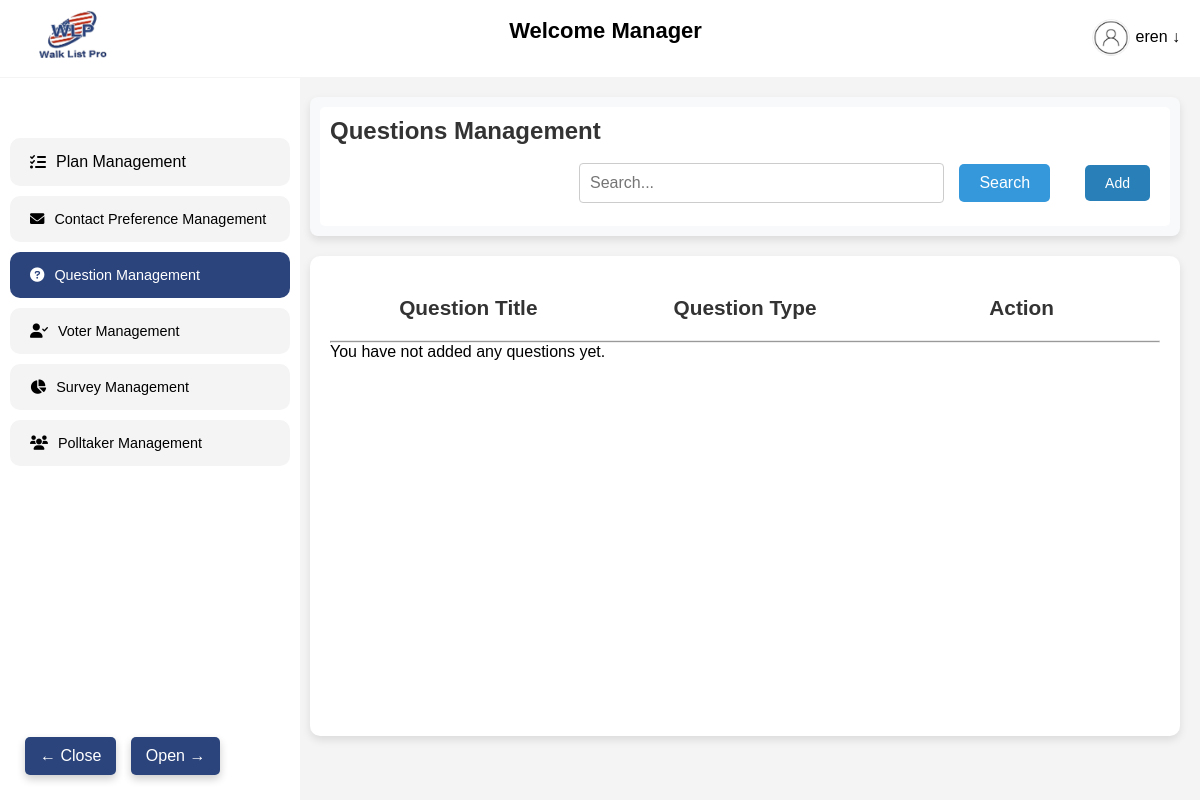
The app's page /view/ (signed in), older data.
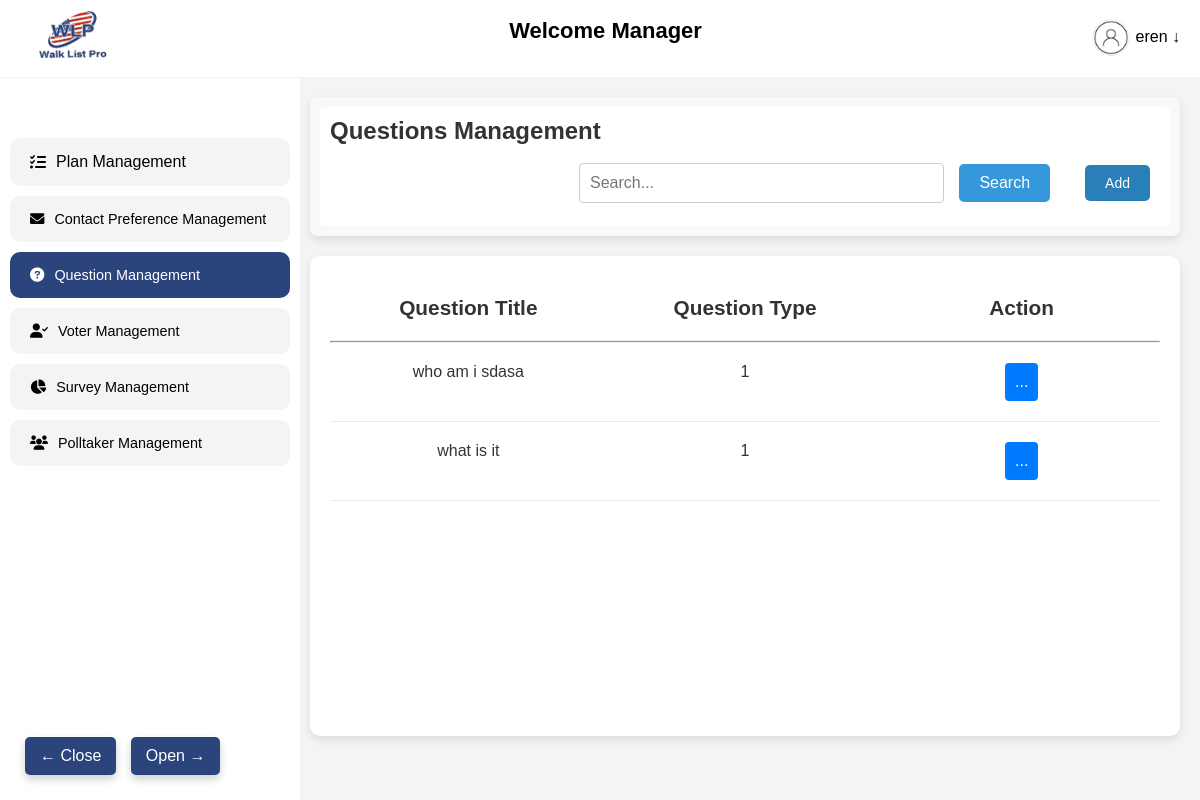
The same page, newer data.
### walkapp/models.py (models this page shows, shortened)
class Question(models.Model):
    QUESTION_TYPES = (
        ('mcq', 'Multiple Choice'),
        ('text', 'Open Text'),
        ('yesno', 'Yes/No'),
    )
    user = models.ForeignKey(User, on_delete=models.CASCADE)
    question_text = models.CharField(max_length=255)
    question_type = models.CharField(max_length=10, choices=QUESTION_TYPES)

### walkapp/views.py (the view)
# urls.py: path('view/', views.view_questions, name='view_questions'),  # New URL for viewing questions
@login_required
def view_questions(request):
    questions = Question.objects.filter(user=request.user)
    username = request.user.username if request.user.is_authenticated else None
    general_questions = GeneralQuestion.objects.all()  # Retrieve all GeneralQuestion instances
    return render(request, 'questions/view_questions.html', {
        'questions': questions,
        'username': username,
    })

### template/questions/view_questions.html (shortened to what the changed rows need)
{% extends 'base.html' %}
{% load static %}
{% block content %}
<link rel="stylesheet" href="https://cdnjs.cloudflare.com/ajax/libs/font-awesome/6.0.0-beta3/css/all.min.css">
</head>
<body>
    <div style="display: flex;">
        <div class="main-content">
            <div class="container">
                <div class="row">
                    <div class="cell" style="font-size: 1.3rem; font-weight: bold;">Question Title </div>
                    <div class="cell" style="font-size: 1.3rem; font-weight: bold;">Question Type</div>
                    <div class="cell" style="font-size: 1.3rem; font-weight: bold;">Action</div>
                </div>
                <hr>
                {% if questions %}
                {% for question in questions %}
                <div class="row">
                    <div class="cell">{{ question.question_text }}</div>
                    <div class="cell">{{ question.question_type }}</div>
                    <div class="cell action-btn">
                        <button onclick="toggleOptions(this)">...</button>
                    </div>
                </div>
                {% endfor %}
                {% else %}
                <p>You have not added any questions yet.</p>
                {% endif %}
            </div>
        </div>
    </div>
    <link rel="stylesheet" href="scripts.js">
    <link rel="stylesheet" href="{% static 'css/view.css' %}">
    {% endblock %}

Row changes from the older to the newer data that the page shows:
added Question: question_text "who am i sdasa", question_type "1"
added Question: question_text "what is it", question_type "1"
Text that changed along with them:
text no longer shown: "You have not added any questions yet."
